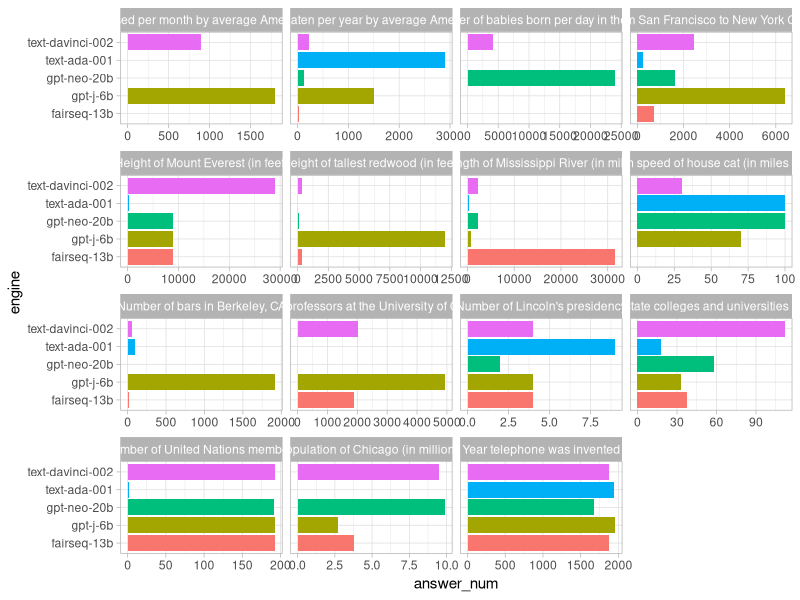

Write the R code that produced this figure. (Note: this script raises an error after producing the figure.)
## ---- chunk 1
library(tidyverse, ggplot2)
knitr::opts_knit$set(root.dir = '~/Desktop/apart/blackbox-psych/anchoring')
## ---- chunk 2
df <- read_csv("output/estimates.csv")
df %>% 
  mutate(
    answer_num = as.numeric(str_extract(str_replace(answer, ",", ""),"[-+]?(?:\\d*\\.\\d+|\\d+)") ),
    engine = as.factor(engine)) %>% 
  select(answer, answer_num, question, everything()) %>% 
  ggplot() +
  aes(x=answer_num, y=engine, fill=engine) +
  geom_col() +
  theme_light() +
  facet_wrap(~question, scales="free_x") +
  theme(legend.position="none")

## ---- chunk 3
df <- read_csv("output/3_test.csv")

df %>% 
  drop_na(anchor) %>%
  mutate(
    answer_num = as.numeric(str_extract(str_replace(answer, ",", ""),"[-+]?(?:\\d*\\.\\d+|\\d+)") ),
    engine = as.factor(engine),
    ai = min(1, (answer_num - calibration) / (anchor - calibration))
  ) %>% 
  select(ai, anchor, question, everything()) %>% 
  # group_by(anchor_diff) %>% 
  # summarise(answer_num = median(answer_num),
  #           engine = first(engine),
  #           question = first(question)) %>% 
  # ungroup() %>% 
  mutate(anchor_diff = as.factor(anchor_diff)) %>% 
  ggplot() +
  aes(x=ai, y=anchor_diff, fill=anchor_diff) +
  geom_boxplot() +
  theme_light() +
  facet_wrap(~question, scales="free_x") +
  theme(legend.position="none")

ggsave("plots/anchor_boxplots.png", width=12, height=12)

## ---- chunk 4
df %>% 
  drop_na(anchor) %>%
  mutate(
    answer_num = as.numeric(str_extract(str_replace(answer, ",", ""),"[-+]?(?:\\d*\\.\\d+|\\d+)") ),
    engine = as.factor(engine)) %>% 
  mutate(
    ai = (answer_num - calibration) / (anchor - calibration)
  )
